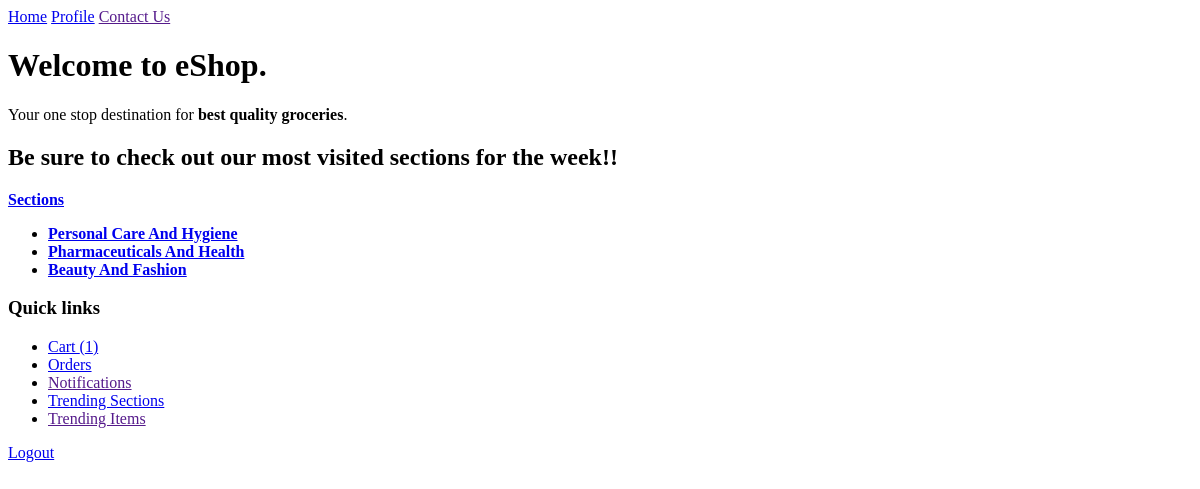
Before: / (signed in) with the older database file.
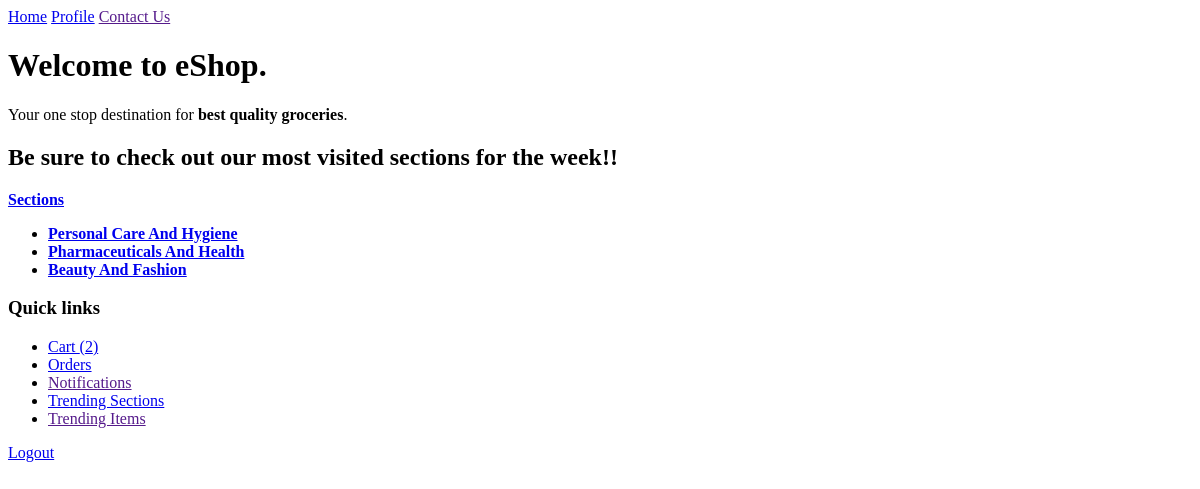
After: the same page with the newer database file.
### login/models/usermodel.py (models this page shows, shortened)
class User(AbstractBaseUser):
    first_name = models.CharField(
        max_length = 40,
        default="first name",
    )
    last_name = models.CharField(
        max_length=40,
        default="last name",
    )
    email = models.EmailField(
        max_length=40,
        unique=True,
        verbose_name = "email address",
        default="useremail@mail.com",
    )
    date_of_birth = models.DateField(default=date.today)
    about_user = models.TextField(
        max_length=300,
        blank=True,
    )
    country_of_residence = models.CharField(
        max_length=100,
        blank=True,
        )
    state_of_residence = models.CharField(
        max_length=100,
        blank=True,
        )
    city_of_residence = models.CharField(
        max_length=100,
        blank=True,
        )
    street_address = models.TextField(
        max_length=300,
        blank=True,
        )
    is_active = models.BooleanField(default=True)
    is_admin = models.BooleanField(default=False)
    objects = UserManager()
    USERNAME_FIELD = "email"
    EMAIL_FIELD = "email"
    REQUIRED_FIELDS = [
        "date_of_birth",
        "first_name",
        "last_name",
        ]

### user_profile/models/cartmodel.py (models this page shows, shortened)
class Cart(models.Model):
    user = models.OneToOneField(
        User,
        on_delete=models.CASCADE,
    )
    items = models.ManyToManyField(
        Item,
    )
    carts = models.Manager()

### eShop/views/homeview.py (the view)
# urls.py: path('', views.HomePageView.as_view(), name='home'),
@method_decorator(login_not_required, name="dispatch")
class HomePageView(TemplateView):
    template_name = 'eShop/homeview.html'
    def get_context_data(self, **kwargs):
        context = super().get_context_data(**kwargs)
        context['sections'] = Section.sections.all()
        return context

### eShop/templates/eShop/homeview.html (shortened to what this page needs)
{% extends "baseview.html" %}
    {% block BASE_SECTION_CONTENT %}
        <h1>Welcome to eShop.</h1>
        <p>
            Your one stop destination for <b>best quality groceries</b>.
        </p>
        <h2>Be sure to check out our most visited sections for the week!!</h2>
        <p>
            <b>
                <a href="{% url 'store:index' %}">Sections</a>
            </b>
        </p>
        <ul>
            {% for section in sections %}
            <li>
                <a href="{% url 'store:section' section.description %}"><b>{{section.description|title}}</b></a>
            </li>
            {% endfor %}
        </ul>
    {% endblock BASE_SECTION_CONTENT %}

### eShop/templates/baseview.html (shortened to what this page needs)
<!DOCTYPE html>
<html lang="en">
<head>
</head>
<body>
    <div class="topnav">
        {% block NAV_BAR %}
        <a class="active" href="{% url 'home' %}">Home</a>
        {% if user.pk != None %}
        <a href="{% url 'profile:index' %}">Profile</a>
        {% else %}
        <a href="{% url 'login:login' %}">Login</a>
        {% endif %}
        <a href="">Contact Us</a>
        {% endblock NAV_BAR %}
    </div>
    <div id="base_section_content">
        {% block BASE_SECTION_CONTENT %}{% endblock BASE_SECTION_CONTENT %}
    </div>
    <div id="sidebar">
        {% block SIDEBAR %}
        <h3>
            <b>Quick links</b>
        </h3>
            <ul>
                {% if user.pk != None %}
                <li>
                    <a href="{% url 'profile:cart' %}">Cart
                        {% if user.cart.items %}
                        ({{user.cart.items.count}})
                        {% else %}
                        (0)
                        {% endif %}
                    </a>
                </li>
                <li>
                    <a href="{% url 'profile:orders' %}">Orders</a>
                </li>
                <li>
                    <a href="">Notifications</a>
                </li>
                {% endif %}
                <li>
                    <a href="{% url 'store:trending' %}">Trending Sections</a>
                </li>
                <li>
                    <a href="">Trending Items</a>
                </li>
            </ul>
        {% endblock SIDEBAR %}
    </div>
    <div id="logout_area">
        {% block LOGOUT_AREA %}
        {% if user.pk != None %}
        <a href="{% url 'login:logout' %}">Logout</a>
        {% endif %}
        {% endblock LOGOUT_AREA %}
    </div>
</body>
</html>

Changed rows visible on the page:
changed User: cart.items.count "1" → "2"
